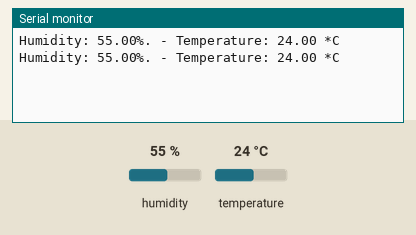
A sketch run on a simulated Arduino Uno, built with avr-gcc and run on an emulated ATmega328P. On the bench: the last lines printed to the serial monitor. The test bench sets the inputs (shaded band); at power-on: humidity 55 %, temperature 24 °C.

Above: at 4.8 s.
4.9 s: humidity set to 22 %
At 7.1 s:
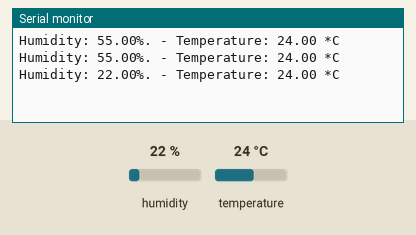
7.9 s: temperature set to 12 °C
At 9.5 s:
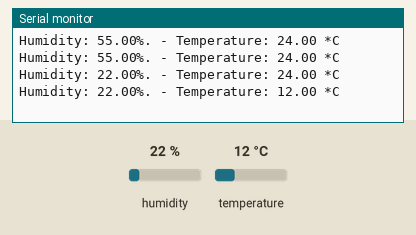
10.9 s: humidity set to 40 %
At 13.2 s:
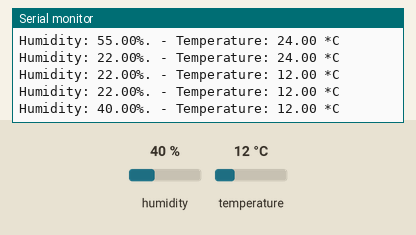
Timing chart, 0 to 14.7 s (numbered marks = the images above; inputs shaded):
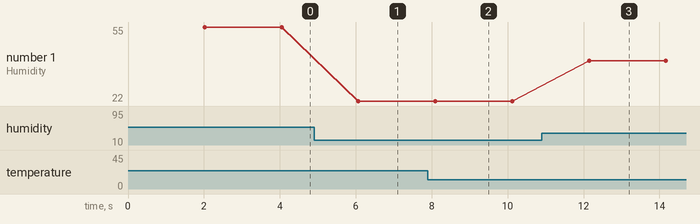

Measured:
- after the input at 4.9 s, the serial monitor: prints a new line after 1.2 s (image 1)
- after the input at 7.9 s, the serial monitor: prints a new line after 0.20 s (image 2)
- after the input at 10.9 s, the serial monitor: prints a new line after 1.2 s (image 3)
- plotted number 1: 55 → 22 after the input at 4.9 s, 22 → 40 after the input at 10.9 s

The sketch:

Ejercicio_9.ino
```cpp
#include "DHT.h"

DHT sensor(13, DHT11);  // Gestión del sensor.

void setup()
{
  Serial.begin(9600);
  sensor.begin(); // Inicialización del sensor.
}

void loop()
{
  delay(2000);

  // Obtenemos los valores del sensor.
  float humidity = sensor.readHumidity();
  float temperature = sensor.readTemperature();

  // Comprobamos si hay valores inválidos.
  if(isnan(humidity) || isnan(temperature))
  {
    Serial.println("Something wrong with sensor!!");
    return;
  }

  // Finalmente, mostramos la información.
  Serial.print("Humidity: ");
  Serial.print(humidity); Serial.print("%.");
  Serial.print(" - Temperature: ");
  Serial.print(temperature); Serial.print(" *C\n");
}
```
